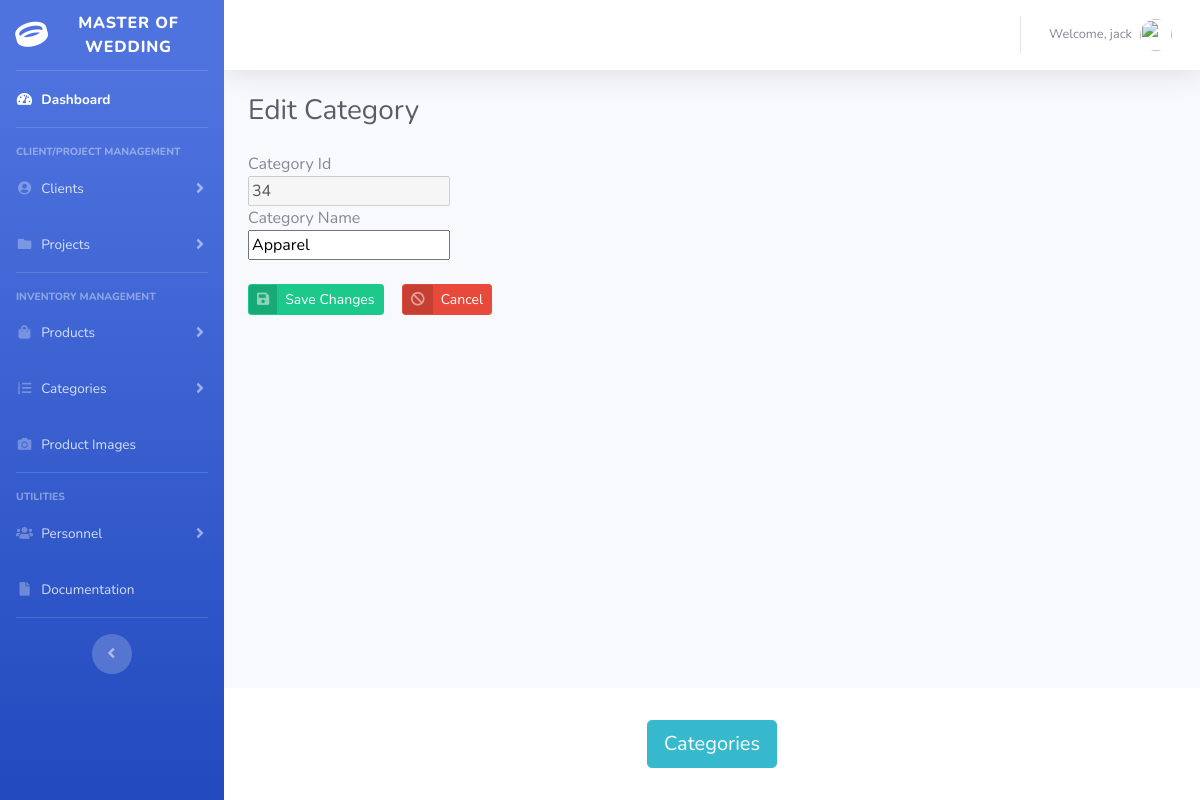
The page /editCategory.php?id=34 (signed in) on the database its author committed.
### tables this page shows
CREATE TABLE `user` (
  `user_id` int(11) NOT NULL,
  `user_name` varchar(64) NOT NULL,
  `user_pass` varchar(64) NOT NULL
);

CREATE TABLE `category` (
  `category_id` int(11) NOT NULL,
  `category_name` varchar(64) NOT NULL
);

### editCategory.php (the view, shortened to what this page needs)
<?php
include ("connection.php");
?>
<!DOCTYPE html>
<html lang="en">
<head>
    <link href="vendor/fontawesome-free/css/all.min.css" rel="stylesheet" type="text/css">
    <link href="css/sb-admin-2.min.css" rel="stylesheet">
    <link href="vendor/datatables/dataTables.bootstrap4.min.css" rel="stylesheet">
</head>
<body id="page-top">
<div id="wrapper">
    <ul class="navbar-nav bg-gradient-primary sidebar sidebar-dark accordion" id="accordionSidebar">
        <a class="sidebar-brand d-flex align-items-center justify-content-center" href="index.php">
            <div class="sidebar-brand-icon rotate-n-15">
                <i class="fas fa-ring"></i>
            </div>
            <div class="sidebar-brand-text mx-3">Master of Wedding</div>
        </a>
        <hr class="sidebar-divider my-0">
        <li class="nav-item active">
            <a class="nav-link" href="index.php">
                <i class="fas fa-fw fa-tachometer-alt"></i>
                <span>Dashboard</span></a>
        </li>
        <hr class="sidebar-divider">
        <div class="sidebar-heading">
            Client/Project Management
        </div>
        <li class="nav-item">
            <a class="nav-link collapsed" href="#" data-toggle="collapse" data-target="#clientPages" aria-expanded="true" aria-controls="clientPages">
                <i class="fas fa-fw fa-user-circle"></i>
                <span>Clients</span>
            </a>
        </li>
        <li class="nav-item">
            <a class="nav-link collapsed" href="#" data-toggle="collapse" data-target="#projectPages" aria-expanded="true" aria-controls="projectPages">
                <i class="fas fa-fw fa-folder"></i>
                <span>Projects</span>
            </a>
        </li>
        <hr class="sidebar-divider d-none d-md-block">
        <div class="sidebar-heading">
            Inventory Management
        </div>
        <li class="nav-item">
            <a class="nav-link collapsed" href="#" data-toggle="collapse" data-target="#collapseTwo" aria-expanded="true" aria-controls="collapseTwo">
                <i class="fas fa-fw fa-shopping-bag"></i>
                <span>Products</span>
            </a>
        </li>
        <li class="nav-item">
            <a class="nav-link collapsed" href="#" data-toggle="collapse" data-target="#collapseUtilities" aria-expanded="true" aria-controls="collapseUtilities">
                <i class="fas fa-fw fa-list-ol"></i>
                <span>Categories</span>
            </a>
        </li>
        <li class="nav-item">
        <li class="nav-item">
            <a class="nav-link" href="image.php">
                <i class="fas fa-fw fa-camera"></i>
                <span>Product Images</span></a>
        </li>
        </li>
        <hr class="sidebar-divider d-none d-md-block">
        <div class="sidebar-heading">
            Utilities
        </div>
        <li class="nav-item">
            <a class="nav-link collapsed" href="#" data-toggle="collapse" data-target="#users" aria-expanded="true" aria-controls="users">
                <i class="fas fa-fw fa-users"></i>
                <span>Personnel</span>
            </a>
        </li>
        <li class="nav-item">
            <a class="nav-link" href="documentation.php">
                <i class="fas fa-fw fa-file"></i>
                <span>Documentation</span></a>
        </li>
        <hr class="sidebar-divider">
        <div class="text-center d-none d-md-inline">
            <button class="rounded-circle border-0" id="sidebarToggle"></button>
        </div>
    </ul>
    <div id="content-wrapper" class="d-flex flex-column">
        <div id="content">
            <nav class="navbar navbar-expand navbar-light bg-white topbar mb-4 static-top shadow">
                <ul class="navbar-nav ml-auto">
                    <?php if (isset($_SESSION['user_id'])):
                        $user_id = $_SESSION['user_id'];
                        $query = "select user_name from user where user_id = '$user_id'";
                        $stmt = $dbh-> prepare($query);
                        $stmt -> execute();
                        $row = $stmt -> fetchObject()
                        ?>
                        <li class="nav-item dropdown no-arrow">
                            <a class="nav-link dropdown-toggle" href="#" id="userDropdown" role="button" data-toggle="dropdown" aria-haspopup="true" aria-expanded="false">
                                <span class="mr-2 d-none d-lg-inline text-gray-600 small">Welcome, <?php echo $row -> user_name?></span>
                                <img class="img-profile rounded-circle" src="https://www.flaticon.com/svg/static/icons/svg/17/17004.svg">
                            </a>
                        </li>
                    <?php else:?>
                        Not Logged In
                    <?php endif;?>
                </ul>
            </nav>
            <div class="container-fluid">
            <?php
                if (isset($_SESSION['user_id'])):?>
                <h1 class="h3 mb-4 text-gray-800">Edit Category</h1>
                <?php
                $category_id = $_GET['id'];
                $query = "select * from category where category_id = '$category_id'";
                $stmt = $dbh->prepare($query);
                if (!$stmt ->execute()){
                    $err = $stmt->errorInfo();
                    echo "<script>alert('Error retrieving category record from database - contact System Administrator Error is: $err[2]')</script>";
                    echo "<script type=\"text/javascript\">location.href = 'category.php';</script>";
                }
                $row = $stmt -> fetchObject();
                if (empty($_POST["category_name"])):?>
                    <form method = "post" onsubmit="return confirm('Do you really want to edit this category?')">
                        Category Id <br>
                        <input type="text" name = "category_id" value = "<?= $row -> category_id; ?>" disabled/><br/>
                        Category Name <br>
                        <input type="text" name = "category_name" value = "<?= $row -> category_name; ?>" maxlength="64" required><br/>
                        <br>
                        <button type="submit" style="margin-right: 1em;" class="btn btn-sm btn-success btn-icon-split">
                                                                    <span class="icon  text-white-50">
                                                                            <i class="fas fa-save"></i>
                                                                        </span>
                            <span class="text">Save Changes</span>
                        </button>
                        <button type="button"class="btn btn-sm btn-danger btn-icon-split" onclick="location.href ='category.php'">
                                                                    <span class="icon  text-white-50">
                                                                        <i class="fas fa-ban"></i>
                                                                    </span>
                            <span class="text">Cancel</span>
                        </button>
                    </form>
                <?php endif;?>
                <?php endif;?>
            </div>
        </div>
        <footer class="sticky-footer bg-white">
            <div class="container text-center my-auto">
                <button type="button" style="text-align: center" class="btn btn-lg btn-info " onclick="window.open('displayCode.php?section=category')">
                    <span class="text">Categories</span>
                </button>
            </div>
        </footer>
    </div>
</div>
</body>
</html>

### rows shown on the page
user: user_name "jack"
category: category_id "34", category_name "Apparel"
